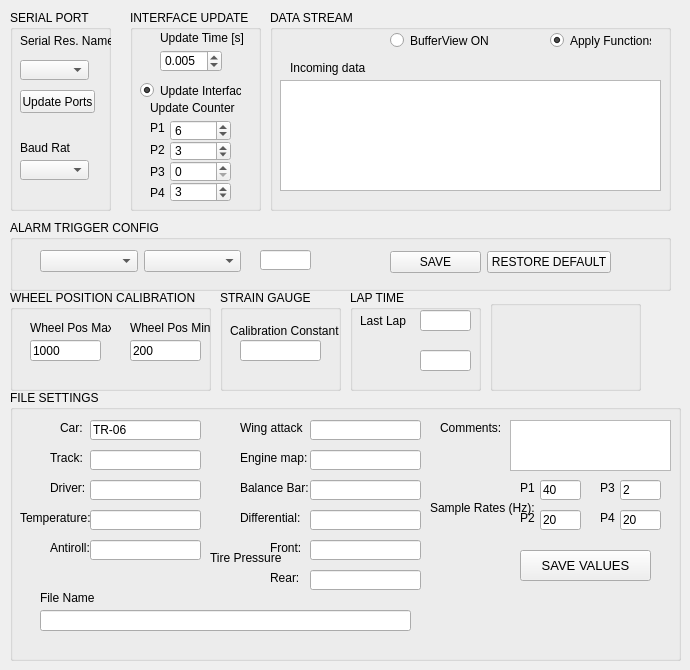
    <widget class="QWidget" name="tab">
     <attribute name="title">
      <string>Settings</string>
     </attribute>
     <widget class="QGroupBox" name="groupBox">
      <property name="geometry">
       <rect>
        <x>10</x>
        <y>10</y>
        <width>101</width>
        <height>201</height>
       </rect>
      </property>
      <property name="title">
       <string>SERIAL PORT</string>
      </property>
      <widget class="QLabel" name="label_2">
       <property name="geometry">
        <rect>
         <x>10</x>
         <y>23</y>
         <width>104</width>
         <height>16</height>
        </rect>
       </property>
       <property name="text">
        <string>Serial Res. Name</string>
       </property>
      </widget>
      <widget class="QComboBox" name="comboBox_Baudrate">
       <property name="geometry">
        <rect>
         <x>10</x>
         <y>150</y>
         <width>69</width>
         <height>20</height>
        </rect>
       </property>
      </widget>
      <widget class="QComboBox" name="comboBox_SerialPorts">
       <property name="geometry">
        <rect>
         <x>10</x>
         <y>50</y>
         <width>69</width>
         <height>20</height>
        </rect>
       </property>
      </widget>
      <widget class="QPushButton" name="pushButton_UpdatePorts">
       <property name="geometry">
        <rect>
         <x>10</x>
         <y>80</y>
         <width>75</width>
         <height>23</height>
        </rect>
       </property>
       <property name="text">
        <string>Update Ports</string>
       </property>
      </widget>
      <widget class="QLabel" name="label_41">
       <property name="geometry">
        <rect>
         <x>10</x>
         <y>130</y>
         <width>50</width>
         <height>16</height>
        </rect>
       </property>
       <property name="text">
        <string>Baud Rate</string>
       </property>
      </widget>
     </widget>
     <widget class="QGroupBox" name="groupBox_3">
      <property name="geometry">
       <rect>
        <x>270</x>
        <y>10</y>
        <width>401</width>
        <height>201</height>
       </rect>
      </property>
      <property name="title">
       <string>DATA STREAM</string>
      </property>
      <widget class="QTextBrowser" name="textBrowser_Buffer">
       <property name="geometry">
        <rect>
         <x>10</x>
         <y>70</y>
         <width>381</width>
         <height>111</height>
        </rect>
       </property>
      </widget>
      <widget class="QLabel" name="label_3">
       <property name="geometry">
        <rect>
         <x>20</x>
         <y>50</y>
         <width>121</width>
         <height>16</height>
        </rect>
       </property>
       <property name="text">
        <string>Incoming data</string>
       </property>
      </widget>
      <widget class="QRadioButton" name="radioButton_bufferLog">
       <property name="geometry">
        <rect>
         <x>120</x>
         <y>20</y>
         <width>101</width>
         <height>21</height>
        </rect>
       </property>
       <property name="text">
        <string>BufferView ON</string>
       </property>
       <property name="checked">
        <bool>false</bool>
       </property>
       <property name="autoExclusive">
        <bool>false</bool>
       </property>
      </widget>
      <widget class="QRadioButton" name="radioButton_applyFunctions">
       <property name="geometry">
        <rect>
         <x>280</x>
         <y>20</y>
         <width>101</width>
         <height>21</height>
        </rect>
       </property>
       <property name="text">
        <string>Apply Functions</string>
       </property>
       <property name="checked">
        <bool>true</bool>
       </property>
       <property name="autoExclusive">
        <bool>false</bool>
       </property>
      </widget>
     </widget>
     <widget class="QGroupBox" name="groupBox_16">
      <property name="geometry">
       <rect>
        <x>10</x>
        <y>290</y>
        <width>201</width>
        <height>101</height>
       </rect>
      </property>
      <property name="title">
       <string>WHEEL POSITION CALIBRATION</string>
      </property>
      <widget class="QLabel" name="label_29">
       <property name="geometry">
        <rect>
         <x>20</x>
         <y>30</y>
         <width>81</width>
         <height>16</height>
        </rect>
       </property>
       <property name="text">
        <string>Wheel Pos Max</string>
       </property>
      </widget>
      <widget class="QLabel" name="label_30">
       <property name="geometry">
        <rect>
         <x>120</x>
         <y>30</y>
         <width>81</width>
         <height>16</height>
        </rect>
       </property>
       <property name="text">
        <string>Wheel Pos Min</string>
       </property>
      </widget>
      <widget class="QLineEdit" name="lineEdit_WheelPosMin">
       <property name="geometry">
        <rect>
         <x>120</x>
         <y>50</y>
         <width>71</width>
         <height>21</height>
        </rect>
       </property>
       <property name="text">
        <string>200</string>
       </property>
      </widget>
      <widget class="QLineEdit" name="lineEdit_WheelPosMax">
       <property name="geometry">
        <rect>
         <x>20</x>
         <y>50</y>
         <width>71</width>
         <height>21</height>
        </rect>
       </property>
       <property name="text">
        <string>1000</string>
       </property>
      </widget>
     </widget>
     <widget class="QGroupBox" name="groupBox_38">
      <property name="geometry">
       <rect>
        <x>220</x>
        <y>290</y>
        <width>121</width>
        <height>101</height>
       </rect>
      </property>
      <property name="title">
       <string>STRAIN GAUGE</string>
      </property>
      <widget class="QLineEdit" name="lineEdit_CalibrationConstant">
       <property name="geometry">
        <rect>
         <x>20</x>
         <y>50</y>
         <width>81</width>
         <height>21</height>
        </rect>
       </property>
      </widget>
      <widget class="QLabel" name="label_64">
       <property name="geometry">
        <rect>
         <x>10</x>
         <y>30</y>
         <width>111</width>
         <height>21</height>
        </rect>
       </property>
       <property name="text">
        <string>Calibration Constant</string>
       </property>
      </widget>
     </widget>
     <widget class="QGroupBox" name="groupBox_39">
      <property name="geometry">
       <rect>
        <x>350</x>
        <y>290</y>
        <width>131</width>
        <height>101</height>
       </rect>
      </property>
      <property name="title">
       <string>LAP TIME</string>
      </property>
      <widget class="QLineEdit" name="lineEdit_LastLap">
       <property name="geometry">
        <rect>
         <x>70</x>
         <y>20</y>
         <width>51</width>
         <height>21</height>
        </rect>
       </property>
      </widget>
      <widget class="QLineEdit" name="lineEdit_CalibrationConstant_3">
       <property name="geometry">
        <rect>
         <x>70</x>
         <y>60</y>
         <width>51</width>
         <height>21</height>
        </rect>
       </property>
      </widget>
      <widget class="QLabel" name="label_70">
       <property name="geometry">
        <rect>
         <x>10</x>
         <y>20</y>
         <width>111</width>
         <height>21</height>
        </rect>
       </property>
       <property name="text">
        <string>Last Lap</string>
       </property>
      </widget>
     </widget>
     <widget class="QGroupBox" name="groupBox_2">
      <property name="geometry">
       <rect>
        <x>10</x>
        <y>390</y>
        <width>671</width>
        <height>271</height>
       </rect>
      </property>
      <property name="title">
       <string>FILE SETTINGS</string>
      </property>
      <widget class="QLineEdit" name="lineEdit_SetupDriver">
       <property name="geometry">
        <rect>
         <x>80</x>
         <y>90</y>
         <width>111</width>
         <height>20</height>
        </rect>
       </property>
      </widget>
      <widget class="QLineEdit" name="lineEdit_SetupAntiroll">
       <property name="geometry">
        <rect>
         <x>80</x>
         <y>150</y>
         <width>111</width>
         <height>20</height>
        </rect>
       </property>
      </widget>
      <widget class="QLabel" name="label_57">
       <property name="geometry">
        <rect>
         <x>230</x>
         <y>90</y>
         <width>111</width>
         <height>16</height>
        </rect>
       </property>
       <property name="text">
        <string>Balance Bar:</string>
       </property>
      </widget>
      <widget class="QLineEdit" name="lineEdit_SetupTemperature">
       <property name="geometry">
        <rect>
         <x>80</x>
         <y>120</y>
         <width>111</width>
         <height>20</height>
        </rect>
       </property>
      </widget>
      <widget class="QLineEdit" name="lineEdit_SetupBalanceBar">
       <property name="geometry">
        <rect>
         <x>300</x>
         <y>90</y>
         <width>111</width>
         <height>20</height>
        </rect>
       </property>
      </widget>
      <widget class="QLineEdit" name="lineEdit_SampleRate2">
       <property name="geometry">
        <rect>
         <x>530</x>
         <y>120</y>
         <width>41</width>
         <height>20</height>
        </rect>
       </property>
       <property name="text">
        <string>20</string>
       </property>
      </widget>
      <widget class="QLabel" name="label_56">
       <property name="geometry">
        <rect>
         <x>230</x>
         <y>60</y>
         <width>111</width>
         <height>16</height>
        </rect>
       </property>
       <property name="text">
        <string>Engine map:</string>
       </property>
      </widget>
      <widget class="QLabel" name="label_58">
       <property name="geometry">
        <rect>
         <x>230</x>
         <y>120</y>
         <width>111</width>
         <height>16</height>
        </rect>
       </property>
       <property name="text">
        <string>Differential:</string>
       </property>
      </widget>
      <widget class="QTextEdit" name="textEdit_SetupComments">
       <property name="geometry">
        <rect>
         <x>500</x>
         <y>30</y>
         <width>161</width>
         <height>51</height>
        </rect>
       </property>
      </widget>
      <widget class="QLineEdit" name="lineEdit_SetupWingAttackAngle">
       <property name="geometry">
        <rect>
         <x>300</x>
         <y>30</y>
         <width>111</width>
         <height>20</height>
        </rect>
       </property>
      </widget>
      <widget class="QLineEdit" name="lineEdit_SampleRate1">
       <property name="geometry">
        <rect>
         <x>530</x>
         <y>90</y>
         <width>41</width>
         <height>20</height>
        </rect>
       </property>
       <property name="text">
        <string>40</string>
       </property>
      </widget>
      <widget class="QLabel" name="label_77">
       <property name="geometry">
        <rect>
         <x>590</x>
         <y>120</y>
         <width>21</width>
         <height>16</height>
        </rect>
       </property>
       <property name="text">
        <string>P4</string>
       </property>
      </widget>
      <widget class="QPushButton" name="pushButton_SaveSetupValues">
       <property name="geometry">
        <rect>
         <x>510</x>
         <y>160</y>
         <width>131</width>
         <height>31</height>
        </rect>
       </property>
       <property name="font">
        <font>
         <pointsize>10</pointsize>
        </font>
       </property>
       <property name="text">
        <string>SAVE VALUES</string>
       </property>
      </widget>
      <widget class="QLineEdit" name="lineEdit_SampleRate4">
       <property name="geometry">
        <rect>
         <x>610</x>
         <y>120</y>
         <width>41</width>
         <height>20</height>
        </rect>
       </property>
       <property name="text">
        <string>20</string>
       </property>
      </widget>
      <widget class="QLabel" name="label_32">
       <property name="geometry">
        <rect>
         <x>50</x>
         <y>30</y>
         <width>111</width>
         <height>16</height>
        </rect>
       </property>
       <property name="text">
        <string>Car:</string>
       </property>
      </widget>
      <widget class="QLabel" name="label_59">
       <property name="geometry">
        <rect>
         <x>260</x>
         <y>180</y>
         <width>111</width>
         <height>16</height>
        </rect>
       </property>
       <property name="text">
        <string>Rear:</string>
       </property>
      </widget>
      <widget class="QLabel" name="label_31">
       <property name="geometry">
        <rect>
         <x>40</x>
         <y>90</y>
         <width>111</width>
         <height>16</height>
        </rect>
       </property>
       <property name="text">
        <string>Driver:</string>
       </property>
      </widget>
      <widget class="QLineEdit" name="lineEdit_SetupTirePressureRear">
       <property name="geometry">
        <rect>
         <x>300</x>
         <y>180</y>
         <width>111</width>
         <height>20</height>
        </rect>
       </property>
      </widget>
      <widget class="QLabel" name="label_75">
       <property name="geometry">
        <rect>
         <x>510</x>
         <y>120</y>
         <width>21</width>
         <height>16</height>
        </rect>
       </property>
       <property name="text">
        <string>P2</string>
       </property>
      </widget>
      <widget class="QLabel" name="label_52">
       <property name="geometry">
        <rect>
         <x>10</x>
         <y>120</y>
         <width>111</width>
         <height>16</height>
        </rect>
       </property>
       <property name="text">
        <string>Temperature:</string>
       </property>
      </widget>
      <widget class="QLabel" name="label_50">
       <property name="geometry">
        <rect>
         <x>40</x>
         <y>60</y>
         <width>111</width>
         <height>16</height>
        </rect>
       </property>
       <property name="text">
        <string>Track:</string>
       </property>
      </widget>
      <widget class="QLabel" name="label_74">
       <property name="geometry">
        <rect>
         <x>510</x>
         <y>90</y>
         <width>21</width>
         <height>16</height>
        </rect>
       </property>
       <property name="text">
        <string>P1</string>
       </property>
      </widget>
      <widget class="QLabel" name="label_55">
       <property name="geometry">
        <rect>
         <x>230</x>
         <y>30</y>
         <width>71</width>
         <height>16</height>
        </rect>
       </property>
       <property name="text">
        <string>Wing attack</string>
       </property>
      </widget>
      <widget class="QLabel" name="label_71">
       <property name="geometry">
        <rect>
         <x>260</x>
         <y>150</y>
         <width>111</width>
         <height>16</height>
        </rect>
       </property>
       <property name="text">
        <string>Front:</string>
       </property>
      </widget>
      <widget class="QLabel" name="label_54">
       <property name="geometry">
        <rect>
         <x>200</x>
         <y>160</y>
         <width>111</width>
         <height>16</height>
        </rect>
       </property>
       <property name="text">
        <string>Tire Pressure</string>
       </property>
      </widget>
      <widget class="QLabel" name="label_53">
       <property name="geometry">
        <rect>
         <x>40</x>
         <y>150</y>
         <width>111</width>
         <height>16</height>
        </rect>
       </property>
       <property name="text">
        <string>Antiroll:</string>
       </property>
      </widget>
      <widget class="QLineEdit" name="lineEdit_SetupDifferential">
       <property name="geometry">
        <rect>
         <x>300</x>
         <y>120</y>
         <width>111</width>
         <height>20</height>
        </rect>
       </property>
      </widget>
      <widget class="QLineEdit" name="lineEdit_SetupTirePressureFront">
       <property name="geometry">
        <rect>
         <x>300</x>
         <y>150</y>
         <width>111</width>
         <height>20</height>
        </rect>
       </property>
      </widget>
      <widget class="QLabel" name="label_76">
       <property name="geometry">
        <rect>
         <x>590</x>
         <y>90</y>
         <width>21</width>
         <height>16</height>
        </rect>
       </property>
       <property name="text">
        <string>P3</string>
       </property>
      </widget>
      <widget class="QLabel" name="label_72">
       <property name="geometry">
        <rect>
         <x>430</x>
         <y>30</y>
         <width>111</width>
         <height>16</height>
        </rect>
       </property>
       <property name="text">
        <string>Comments:</string>
       </property>
      </widget>
      <widget class="QLineEdit" name="lineEdit_SetupEngineMap">
       <property name="geometry">
        <rect>
         <x>300</x>
         <y>60</y>
         <width>111</width>
         <height>20</height>
        </rect>
       </property>
      </widget>
      <widget class="QLineEdit" name="lineEdit_SampleRate3">
       <property name="geometry">
        <rect>
         <x>610</x>
         <y>90</y>
         <width>41</width>
         <height>20</height>
        </rect>
       </property>
       <property name="text">
        <string>2</string>
       </property>
      </widget>
      <widget class="QLineEdit" name="lineEdit_SetupTrack">
       <property name="geometry">
        <rect>
         <x>80</x>
         <y>60</y>
         <width>111</width>
         <height>20</height>
        </rect>
       </property>
      </widget>
      <widget class="QLabel" name="label_73">
       <property name="geometry">
        <rect>
         <x>420</x>
         <y>110</y>
         <width>111</width>
         <height>16</height>
        </rect>
       </property>
       <property name="text">
        <string>Sample Rates (Hz):</string>
       </property>
      </widget>
      <widget class="QLineEdit" name="lineEdit_SetupCar">
       <property name="geometry">
        <rect>
         <x>80</x>
         <y>30</y>
         <width>111</width>
         <height>20</height>
        </rect>
       </property>
       <property name="text">
        <string>TR-06</string>
       </property>
      </widget>
      <widget class="QLabel" name="label_11">
       <property name="geometry">
        <rect>
         <x>30</x>
         <y>200</y>
         <width>141</width>
         <height>16</height>
        </rect>
       </property>
       <property name="text">
        <string>File Name</string>
       </property>
      </widget>
      <widget class="QLineEdit" name="lineEdit_FileName">
       <property name="geometry">
        <rect>
         <x>30</x>
         <y>220</y>
         <width>371</width>
         <height>21</height>
        </rect>
       </property>
      </widget>
     </widget>
     <widget class="QGroupBox" name="groupBox_4">
      <property name="geometry">
       <rect>
        <x>10</x>
        <y>220</y>
        <width>661</width>
        <height>71</height>
       </rect>
      </property>
      <property name="title">
       <string>ALARM TRIGGER CONFIG</string>
      </property>
      <widget class="QLineEdit" name="alarmlineEdit">
       <property name="geometry">
        <rect>
         <x>250</x>
         <y>30</y>
         <width>51</width>
         <height>20</height>
        </rect>
       </property>
      </widget>
      <widget class="QWidget" name="layoutWidget">
       <property name="geometry">
        <rect>
         <x>30</x>
         <y>30</y>
         <width>201</width>
         <height>22</height>
        </rect>
       </property>
       <layout class="QHBoxLayout" name="horizontalLayout_5">
        <item>
         <widget class="QComboBox" name="alarmComboBox"/>
        </item>
        <item>
         <widget class="QComboBox" name="alarmTypeComboBox"/>
        </item>
       </layout>
      </widget>
      <widget class="QWidget" name="layoutWidget">
       <property name="geometry">
        <rect>
         <x>380</x>
         <y>30</y>
         <width>221</width>
         <height>25</height>
        </rect>
       </property>
       <layout class="QHBoxLayout" name="horizontalLayout_6">
        <item>
         <widget class="QPushButton" name="saveAlarmPushButton">
          <property name="text">
           <string>SAVE</string>
          </property>
         </widget>
        </item>
        <item>
         <widget class="QPushButton" name="restoreDefaultAlarmPushButton">
          <property name="text">
           <string>RESTORE DEFAULT</string>
          </property>
         </widget>
        </item>
       </layout>
      </widget>
     </widget>
     <widget class="QGroupBox" name="groupBox_30">
      <property name="geometry">
       <rect>
        <x>130</x>
        <y>10</y>
        <width>131</width>
        <height>201</height>
       </rect>
      </property>
      <property name="title">
       <string>INTERFACE UPDATE</string>
      </property>
      <widget class="QLabel" name="label_35">
       <property name="geometry">
        <rect>
         <x>30</x>
         <y>20</y>
         <width>91</width>
         <height>16</height>
        </rect>
       </property>
       <property name="text">
        <string>Update Time [s]</string>
       </property>
      </widget>
      <widget class="QDoubleSpinBox" name="doubleSpinBox_UpdateTime">
       <property name="geometry">
        <rect>
         <x>30</x>
         <y>40</y>
         <width>62</width>
         <height>22</height>
        </rect>
       </property>
       <property name="decimals">
        <number>3</number>
       </property>
       <property name="value">
        <double>0.005000000000000</double>
       </property>
      </widget>
      <widget class="QLabel" name="label_37">
       <property name="geometry">
        <rect>
         <x>20</x>
         <y>90</y>
         <width>91</width>
         <height>16</height>
        </rect>
       </property>
       <property name="text">
        <string>Update Counter</string>
       </property>
      </widget>
      <widget class="QRadioButton" name="radioButton_updateInterface">
       <property name="geometry">
        <rect>
         <x>10</x>
         <y>70</y>
         <width>101</width>
         <height>21</height>
        </rect>
       </property>
       <property name="text">
        <string>Update Interface</string>
       </property>
       <property name="checked">
        <bool>true</bool>
       </property>
      </widget>
      <widget class="QWidget" name="layoutWidget">
       <property name="geometry">
        <rect>
         <x>40</x>
         <y>110</y>
         <width>61</width>
         <height>82</height>
        </rect>
       </property>
       <layout class="QVBoxLayout" name="verticalLayout">
        <property name="spacing">
         <number>0</number>
        </property>
        <item>
         <widget class="QDoubleSpinBox" name="updateCounterP1">
          <property name="decimals">
           <number>0</number>
          </property>
          <property name="value">
           <double>6.000000000000000</double>
          </property>
         </widget>
        </item>
        <item>
         <widget class="QDoubleSpinBox" name="updateCounterP2">
          <property name="decimals">
           <number>0</number>
          </property>
          <property name="value">
           <double>3.000000000000000</double>
          </property>
         </widget>
        </item>
        <item>
         <widget class="QDoubleSpinBox" name="updateCounterP3">
          <property name="decimals">
           <number>0</number>
          </property>
          <property name="value">
           <double>0.000000000000000</double>
          </property>
         </widget>
        </item>
        <item>
         <widget class="QDoubleSpinBox" name="updateCounterP4">
          <property name="decimals">
           <number>0</number>
          </property>
          <property name="value">
           <double>3.000000000000000</double>
          </property>
         </widget>
        </item>
       </layout>
      </widget>
      <widget class="QWidget" name="layoutWidget">
       <property name="geometry">
        <rect>
         <x>20</x>
         <y>110</y>
         <width>16</width>
         <height>81</height>
        </rect>
       </property>
       <layout class="QVBoxLayout" name="verticalLayout_2">
        <item>
         <widget class="QLabel" name="label_40">
          <property name="text">
           <string>P1</string>
          </property>
         </widget>
        </item>
        <item>
         <widget class="QLabel" name="label_42">
          <property name="text">
           <string>P2</string>
          </property>
         </widget>
        </item>
        <item>
         <widget class="QLabel" name="label_43">
          <property name="text">
           <string>P3</string>
          </property>
         </widget>
        </item>
        <item>
         <widget class="QLabel" name="label_45">
          <property name="text">
           <string>P4</string>
          </property>
         </widget>
        </item>
       </layout>
      </widget>
     </widget>
     <widget class="QGroupBox" name="groupBox_40">
      <property name="geometry">
       <rect>
        <x>490</x>
        <y>300</y>
        <width>151</width>
        <height>91</height>
       </rect>
      </property>
      <property name="title">
       <string/>
      </property>
     </widget>
    </widget>
